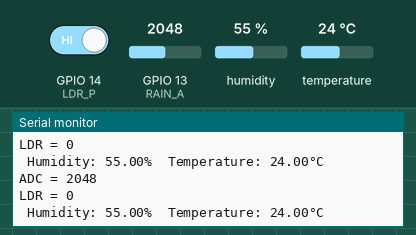
Simulated run of this sketch. Board: ESP32. On the bench: the last lines printed to the serial monitor. The test bench sets the inputs (shaded band); at power-on: humidity 55 %, GPIO 13 (RAIN_A) = 2048, GPIO 14 (LDR_P) HIGH, temperature 24 °C.

Above: at 2.8 s.
2.9 s: humidity set to 22 %
At 4.3 s:
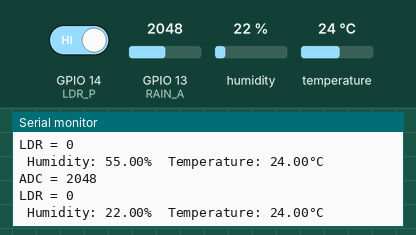
4.4 s: GPIO 13 (RAIN_A) set to 2866
At 5.4 s:
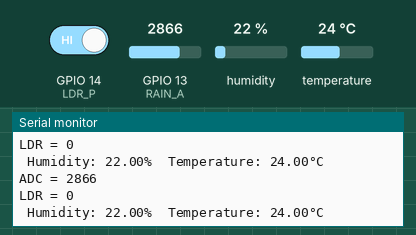
5.9 s: GPIO 14 (LDR_P) driven LOW
7.4 s: temperature set to 12 °C
At 8.5 s:
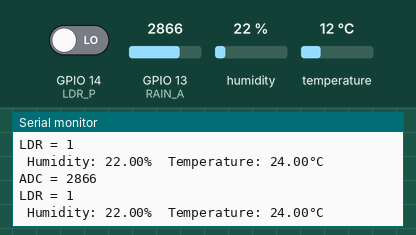
8.9 s: GPIO 13 (RAIN_A) set to 3603
At 9.9 s:
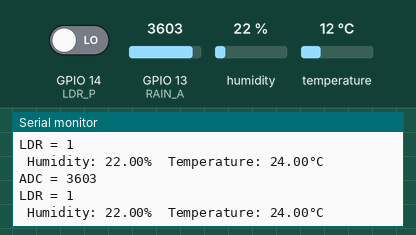
10.4 s: humidity set to 40 %
At 11.7 s:
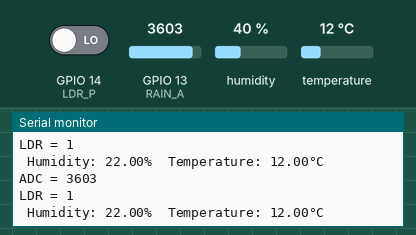
Timing chart, 0 to 12.9 s (numbered marks = the images above; inputs shaded):
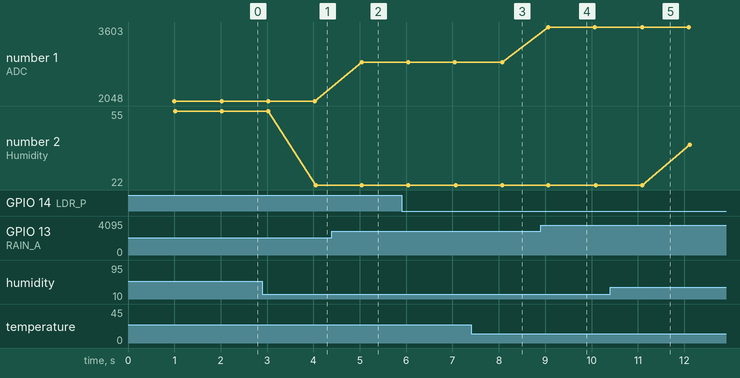

The sketch:

caca.ino
```cpp
#include "DHT.h"

#define RAIN_A 13
#define LDR_P 14
#define DHTPIN 27
#define DHTTYPE DHT11  // Type

DHT dht(DHTPIN, DHTTYPE);

uint32_t u_time;

void setup() {
        Serial.begin(115200);
        pinMode(RAIN_A, INPUT);
        pinMode(LDR_P, INPUT);
        dht.begin();
}

void loop() {
        if (millis() - u_time >= 1000) {

                Serial.print("ADC = ");
                Serial.println(analogRead(RAIN_A));

                Serial.print("LDR = ");
                Serial.println(!digitalRead(LDR_P));

                float t = dht.readTemperature();  // read temperature
                float h = dht.readHumidity();     // read humidity

                Serial.print(F(" Humidity: "));
                Serial.print(h);
                Serial.print(F("%  Temperature: "));
                Serial.print(t);
                Serial.print(F("°C "));
                Serial.println();

                u_time = millis();
        }
}
```

Measured:
- after the input at 2.9 s, the serial monitor: prints a new line after 1.1 s (image 1)
- after the input at 4.4 s, the serial monitor: prints a new line after 0.65 s (image 2)
- after the input at 8.9 s, the serial monitor: prints a new line after 0.17 s (image 4)
- plotted number 1: 2048 → 2866 after the input at 4.4 s, 2866 → 3603 after the input at 8.9 s
- plotted number 2: 55 → 22 after the input at 2.9 s, 22 → 40 after the input at 10.4 s
